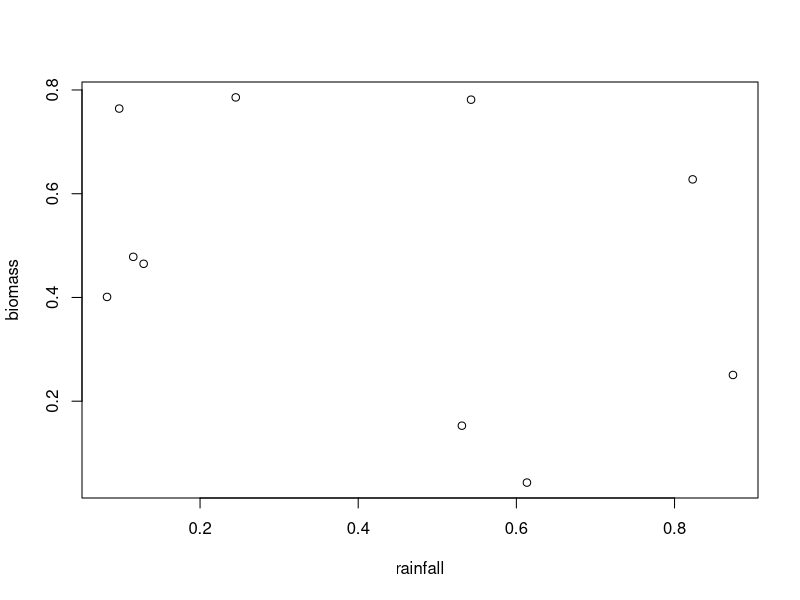

Source code (R):
# description of script content
# 20 Feb 2021
# modified on 21 Feb to include dynamic vectors

rainfall <- runif(10) # total annual rainfall
biomass <- runif(10)
head(biomass)
# print(rainfall)
# rainfall
# head(rainfall)
plot(x=rainfall,y=biomass)
